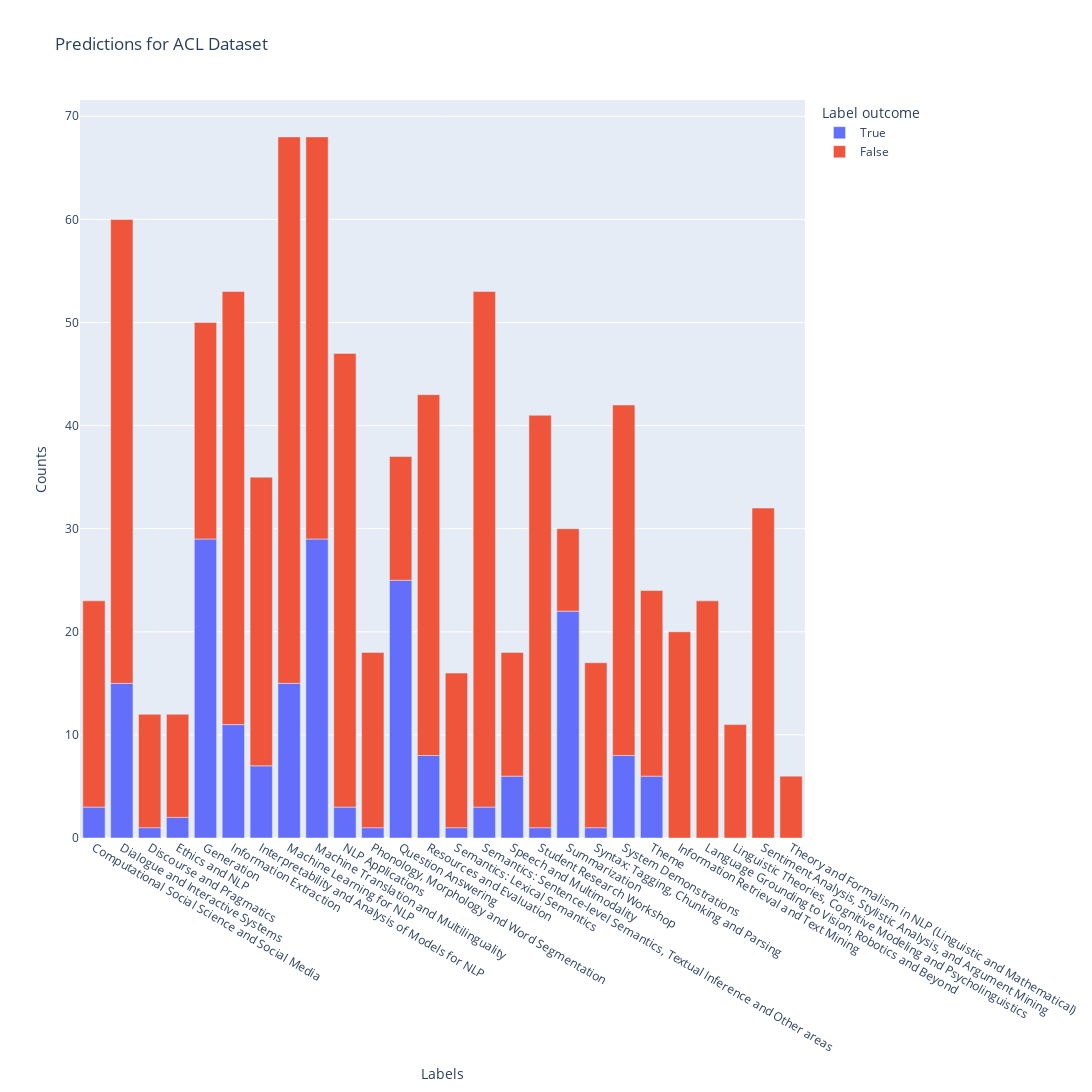

Here is the notebook cell this chart was saved with:
### Code cell
import plotly.express as px

fig = px.bar(df_ACL_2020_outcome, x="Labels", y="Counts", color="Label outcome", title="Predictions for ACL Dataset",
             width=1800, height=1200)
fig.show()

### Figure 1 — Plotly figure (JSON) as saved in the notebook; plotly's stock layout.template omitted (floating-point values rounded to 4 significant figures)
{"data": [{"alignmentgroup": "True", "hovertemplate": "Label outcome=True<br>Labels=%{x}<br>Counts=%{y}<extra></extra>", "legendgroup": "True", "marker": {"color": "#636efa", "pattern": {"shape": ""}}, "name": "True", "offsetgroup": "True", "orientation": "v", "showlegend": true, "textposition": "auto", "type": "bar", "x": ["Computational Social Science and Social Media", "Dialogue and Interactive Systems", "Discourse and Pragmatics", "Ethics and NLP", "Generation", "Information Extraction", "Interpretability and Analysis of Models for NLP", "Machine Learning for NLP", "Machine Translation and Multilinguality", "NLP Applications", "Phonology, Morphology and Word Segmentation", "Question Answering", "Resources and Evaluation", "Semantics: Lexical Semantics", "Semantics: Sentence-level Semantics, Textual Inference and Other areas", "Speech and Multimodality", "Student Research Workshop", "Summarization", "Syntax: Tagging, Chunking and Parsing", "System Demonstrations", "Theme"], "xaxis": "x", "y": [3, 15, 1, 2, 29, 11, 7, 15, 29, 3, 1, 25, 8, 1, 3, 6, 1, 22, 1, 8, 6], "yaxis": "y"}, {"alignmentgroup": "True", "hovertemplate": "Label outcome=False<br>Labels=%{x}<br>Counts=%{y}<extra></extra>", "legendgroup": "False", "marker": {"color": "#EF553B", "pattern": {"shape": ""}}, "name": "False", "offsetgroup": "False", "orientation": "v", "showlegend": true, "textposition": "auto", "type": "bar", "x": ["Computational Social Science and Social Media", "Dialogue and Interactive Systems", "Discourse and Pragmatics", "Ethics and NLP", "Generation", "Information Extraction", "Information Retrieval and Text Mining", "Interpretability and Analysis of Models for NLP", "Language Grounding to Vision, Robotics and Beyond", "Linguistic Theories, Cognitive Modeling and Psycholinguistics", "Machine Learning for NLP", "Machine Translation and Multilinguality", "NLP Applications", "Phonology, Morphology and Word Segmentation", "Question Answering", "Resources and Evaluation", "Semantics: Lexical Semantics", "Semantics: Sentence-level Semantics, Textual Inference and Other areas", "Sentiment Analysis, Stylistic Analysis, and Argument Mining", "Speech and Multimodality", "Student Research Workshop", "Summarization", "Syntax: Tagging, Chunking and Parsing", "System Demonstrations", "Theme", "Theory and Formalism in NLP (Linguistic and Mathematical)"], "xaxis": "x", "y": [20, 45, 11, 10, 21, 42, 20, 28, 23, 11, 53, 39, 44, 17, 12, 35, 15, 50, 32, 12, 40, 8, 16, 34, 18, 6], "yaxis": "y"}], "layout": {"barmode": "relative", "height": 1200, "legend": {"title": {"text": "Label outcome"}, "tracegroupgap": 0}, "title": {"text": "Predictions for ACL Dataset"}, "width": 1800, "xaxis": {"anchor": "y", "autorange": true, "domain": [0, 1], "range": [-0.5, 25.5], "title": {"text": "Labels"}, "type": "category"}, "yaxis": {"anchor": "x", "autorange": true, "domain": [0, 1], "range": [0, 71.58], "title": {"text": "Counts"}, "type": "linear"}}}
